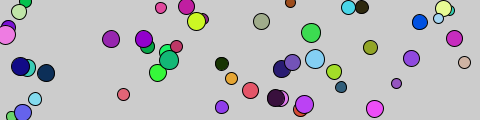
Frame 1 (no input)
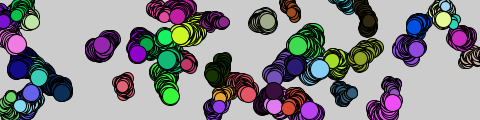
Frame 60 (the mouse pressed at the canvas centre just before this capture)
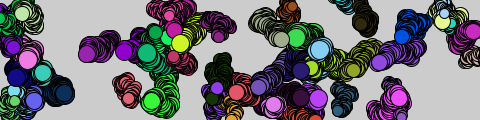
Frame 120 (the mouse held since frame 60 and released just before this capture)

The Processing sketch that drew these frames (run headless with seeded random() and noise(); from frame 60 on, the mouse is pressed at the canvas centre):

// Processing sketch: jitters
// ── jitters.pde
// Ex 10-2

int numJbs = 50;
JitterBug[] jbs;

void setup() {
  size(480, 120);
  jbs = new JitterBug[numJbs];
  for (int i = 0; i < numJbs; i++) {
    float x = random(width);
    float y = random(height);
    int d = int(random(10, 20));
    jbs[i] = new JitterBug(x, y, d);
  }
}

void draw() {
  for (int i = 0; i < numJbs; i++) {
    jbs[i].move();
  }
  for (int i = 0; i < numJbs; i++) {
    jbs[i].display();
  }
  
}

// ── JitterBug.pde
class JitterBug {
  float x;
  float y;
  int diameter;
  float speed = 2.5;
  color c;

  JitterBug(float tempX, float tempY, int tempDiameter) {
    x = tempX;
    y = tempY;
    diameter = tempDiameter;
    c = color(random(256), random(256), random(256));
  }

  void move() {
    x += random(-speed, speed);
    x = constrain(x, 0-diameter, width+diameter);
    y += random(-speed, speed);
    y = constrain(y, 0-diameter, height+diameter);
  }

  void display() {
    fill(c);
    ellipse(x, y, diameter, diameter);
  }
}
